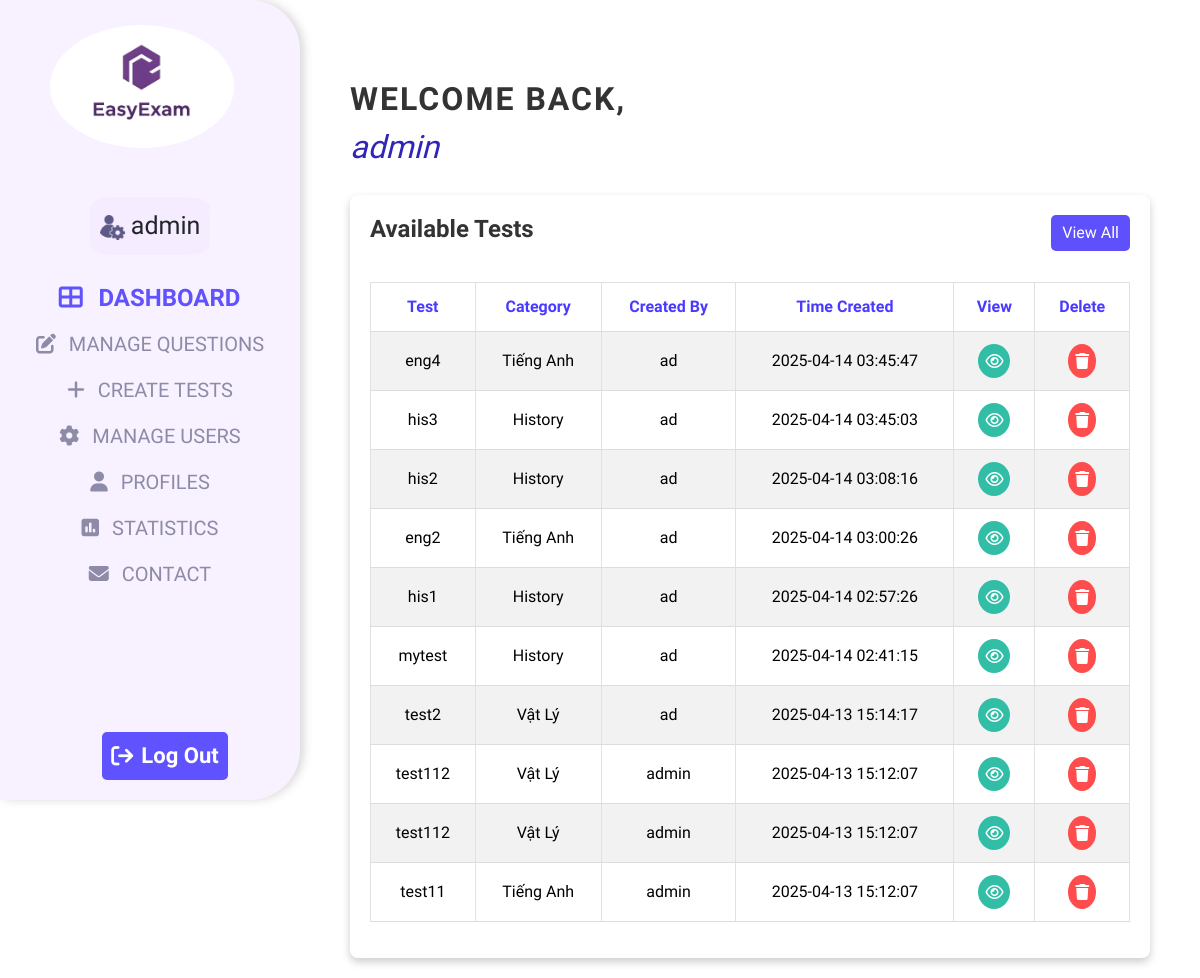
The app's page /index.php?page=admin (signed in) with its own data.
### tables this page shows
CREATE TABLE `tests` (
  `test_id` int(11) NOT NULL,
  `test_name` varchar(100) NOT NULL,
  `test_category` varchar(100) NOT NULL,
  `test_time` time NOT NULL,
  `created_by` int(11) NOT NULL,
  `count` int(11) DEFAULT 0,
  `time_create` timestamp NOT NULL DEFAULT current_timestamp() ON UPDATE current_timestamp()
);

CREATE TABLE `users` (
  `user_id` int(11) NOT NULL,
  `username` varchar(50) NOT NULL,
  `password_hash` varchar(255) NOT NULL,
  `email` varchar(100) NOT NULL,
  `role_user` varchar(100) DEFAULT NULL
);

### controllers/admin.php (called while the page is built, shortened)
<?php
$servername = "localhost";
$username = "root";
$password = "";
$dbname = "web";
$conn = new mysqli($servername, $username, $password, $dbname);
$tests = [];
$sql = "SELECT test_id, test_name, test_category, time_create, u.username
FROM tests as t
JOIN users as u ON t.created_by = u.user_id
ORDER BY time_create DESC LIMIT 20";
$stmt = $conn->prepare($sql);
$stmt->execute();
$result = $stmt->get_result();
while ($row = $result->fetch_assoc()) {
    $tests[] = $row;
}
include 'views/admin/adminDashboard.php';
?>

### views/admin/adminDashboard.php (the view, shortened to what this page needs)
<html lang="en">
<head>
	<?php include __DIR__.'/../../include/head.php'; ?>
    <link rel="stylesheet" href="css/adminDashboard.css">
</head>
<body>
    <main class="container">
		<?php include __DIR__.'/../../include/adminSidebar.php'; ?>
        <section class="main" id="mainContent">
			<div class="title">
				<h1>Welcome back,</h1>
				<h2><i><?= $_SESSION['username'] ?></i></h2>
			</div>
			<div class="tables">
				<div class="last-test">
                	<div class="heading">
                    	<h2>Available Tests</h2>
                    	<a href="index.php?page=admin_history" class="btn">View All</a>
                	</div>
					<div class="table-responsive">
						<table class="table table-striped table-bordered table-hover test-tables">
							<thead>
								<tr>
									<td>Test</td>
									<td>Category</td>
									<td>Created By</td>
									<td>Time Created</td>
									<td>View</td>
									<td>Delete</td>
								</tr>
							</thead>
							<tbody>
							<?php foreach ($tests as $test): ?>
								<tr>
									<td><?= htmlspecialchars($test['test_name']) ?></td>
									<td><?= htmlspecialchars($test['test_category']) ?></td>
									<td><?= htmlspecialchars($test['username']) ?></td>
									<td><?= htmlspecialchars($test['time_create']) ?></td>
									<td>
										<a href="index.php?page=admin_statistic&test_id=<?= $test['test_id'] ?>" title="View">
											<i class="far fa-eye eye-class"></i>
										</a>
									</td>
									<td>
										<a href="index.php?page=admin_delete_test&test_id=<?= $test['test_id'] ?>"
											title="Delete" onclick="return confirm('Are you sure you want to delete this test?');">
											<i class="fa-solid fa-trash trash-class"></i>
										</a>
									</td>
								</tr>
							<?php endforeach; ?>
							</tbody>
						</table>
					</div>
				</div>
            </div>
		</section>
    </main>
</body>
</html>

### css/adminDashboard.css (style rules this page uses)
* { margin: 0; padding: 0; box-sizing: border-box; font-family: 'Patrick Hand', sans-serif; }
.container { position: relative; }
.title h2 { color: #3125b9 }
.main { position: absolute; width: calc(100% - 300px); min-height: 100vh; left: 300px; }
.title { padding-top: 80px; margin-left: 20px; }
.title h1 { font-size: 32px; font-weight: 700; color: #333; margin-bottom: 10px; text-transform: uppercase; letter-spacing: 2px; animation: fadeIn 1s ease-out; }
.tables { width: 100%; display: grid; grid-template-columns: 3fr; grid-gap: 20px; align-items: self-start; padding: 0 20px 20px 20px; }
.last-test, .ads-banner { background: #fff; padding: 20px; box-shadow: 0 4px 8px rgba(0, 0, 0, 0.2); border-radius: 8px; margin-top: 20px; display: flex; flex-direction: column; width: 100%; }
.last-test .heading { display: flex; justify-content: space-between; align-items: center; margin-bottom: 20px; }
.last-test h2 { font-size: 24px; color: #333; font-weight: bold; }
.last-test .btn { padding: 5px 10px; background: #5e50fa; color: white; text-decoration: none; text-align: center; border-radius: 5px; }
.test-tables { width: 100%; border-collapse: collapse; margin-top: 10px; }
.test-tables th,.test-tables td { padding: 12px 15px; text-align: center; border-bottom: 1px solid #ddd; }
.test-tables thead { background-color: #f4f4f4; font-weight: bold; }
.test-tables thead td { color: #4A3AFF; }
.test-tables td i { padding: 7px; border-radius: 50%; color: #fff; cursor: pointer; display: inline-block; text-align: center; line-height: 20px; }
.eye-class { background-color: #32bea6; }
.trash-class { background-color: #ff4d4d; }
.test-tables td { vertical-align: middle; }
.fa-eye { background: #32bea6; }

### records on screen
tests: test_name "eng4", test_category "Tiếng Anh", created_by.username "ad", time_create "2025-04-14 03:45:47"
tests: test_name "his3", test_category "History", created_by.username "ad", time_create "2025-04-14 03:45:03"
tests: test_name "his2", test_category "History", created_by.username "ad", time_create "2025-04-14 03:08:16"
tests: test_name "eng2", test_category "Tiếng Anh", created_by.username "ad", time_create "2025-04-14 03:00:26"
tests: test_name "his1", test_category "History", created_by.username "ad", time_create "2025-04-14 02:57:26"
tests: test_name "mytest", test_category "History", created_by.username "ad", time_create "2025-04-14 02:41:15"
tests: test_name "test2", test_category "Vật Lý", created_by.username "ad", time_create "2025-04-13 15:14:17"
tests: test_name "test112", test_category "Vật Lý", created_by.username "admin", time_create "2025-04-13 15:12:07"
tests: test_name "test112", test_category "Vật Lý", created_by.username "admin", time_create "2025-04-13 15:12:07"
tests: test_name "test11", test_category "Tiếng Anh", created_by.username "admin", time_create "2025-04-13 15:12:07"

### other values on screen
$_SESSION['username'] "admin"
